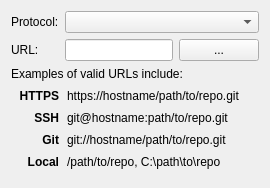
<?xml version="1.0" encoding="UTF-8"?>
<ui version="4.0">
 <class>RemotePage</class>
 <widget class="QWizardPage" name="RemotePage">
  <property name="title">
   <string>Remote Repository URL</string>
  </property>
  <layout class="QFormLayout" name="formLayout">
   <item row="0" column="0">
    <widget class="QLabel" name="label">
     <property name="text">
      <string>Protocol:</string>
     </property>
    </widget>
   </item>
   <item row="0" column="1">
    <widget class="QComboBox" name="mProtocol"/>
   </item>
   <item row="1" column="0">
    <widget class="QLabel" name="label_2">
     <property name="text">
      <string>URL:</string>
     </property>
    </widget>
   </item>
   <item row="1" column="1">
    <widget class="QWidget" name="mUrlFrame" native="true">
     <layout class="QHBoxLayout" name="urlLayout">
      <property name="leftMargin">
       <number>0</number>
      </property>
      <property name="topMargin">
       <number>0</number>
      </property>
      <property name="rightMargin">
       <number>0</number>
      </property>
      <property name="bottomMargin">
       <number>0</number>
      </property>
      <item>
       <widget class="QLineEdit" name="mUrl">
        <property name="minimumWidth">
         <number>300</number>
        </property>
       </widget>
      </item>
      <item>
       <widget class="QPushButton" name="mBrowse">
        <property name="text">
         <string>...</string>
        </property>
       </widget>
      </item>
     </layout>
    </widget>
   </item>
   <item row="2" column="0" colspan="2">
    <widget class="QLabel" name="mExampleLabel">
     <property name="text">
      <string>Examples of valid URLs include:&lt;table cellspacing='8'&gt;&lt;tr&gt;&lt;td align='right'&gt;&lt;b&gt;HTTPS&lt;/b&gt;&lt;/td&gt;&lt;td&gt;https://hostname/path/to/repo.git&lt;/td&gt;&lt;/tr&gt;&lt;tr&gt;&lt;td align='right'&gt;&lt;b&gt;SSH&lt;/b&gt;&lt;/td&gt;&lt;td&gt;git@hostname:path/to/repo.git&lt;/td&gt;&lt;/tr&gt;&lt;tr&gt;&lt;td align='right'&gt;&lt;b&gt;Git&lt;/b&gt;&lt;/td&gt;&lt;td&gt;git://hostname/path/to/repo.git&lt;/td&gt;&lt;/tr&gt;&lt;tr&gt;&lt;td align='right'&gt;&lt;b&gt;Local&lt;/b&gt;&lt;/td&gt;&lt;td&gt;/path/to/repo, C:\path\to\repo&lt;/td&gt;&lt;/tr&gt;&lt;/table&gt;</string>
     </property>
    </widget>
   </item>
  </layout>
 </widget>
 <resources/>
 <connections/>
</ui>
